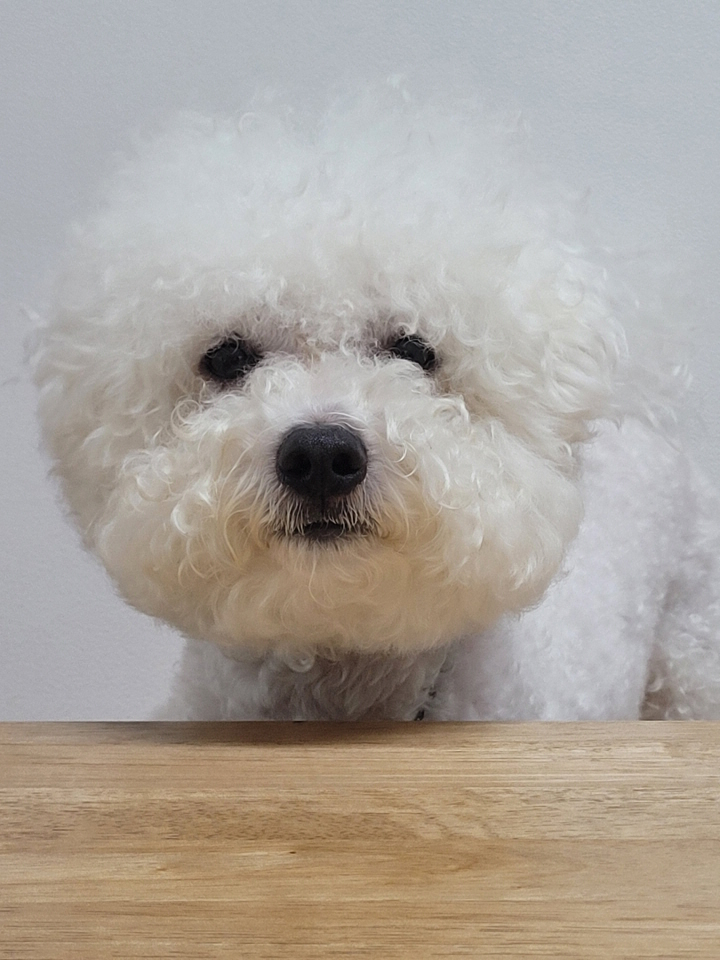
#> input picture dog.jpg, 720 x 960 px
$ python 'chap 146.py'   (older library calls are emulated)
#> lines starting #> are read from the running program, lines starting #| are printed output that depends on the picture
import cv2
import numpy as np
from matplotlib import pyplot as plt

# [18 lines of commented-out code are left out]

img = cv2.imread('dog.jpg',0)
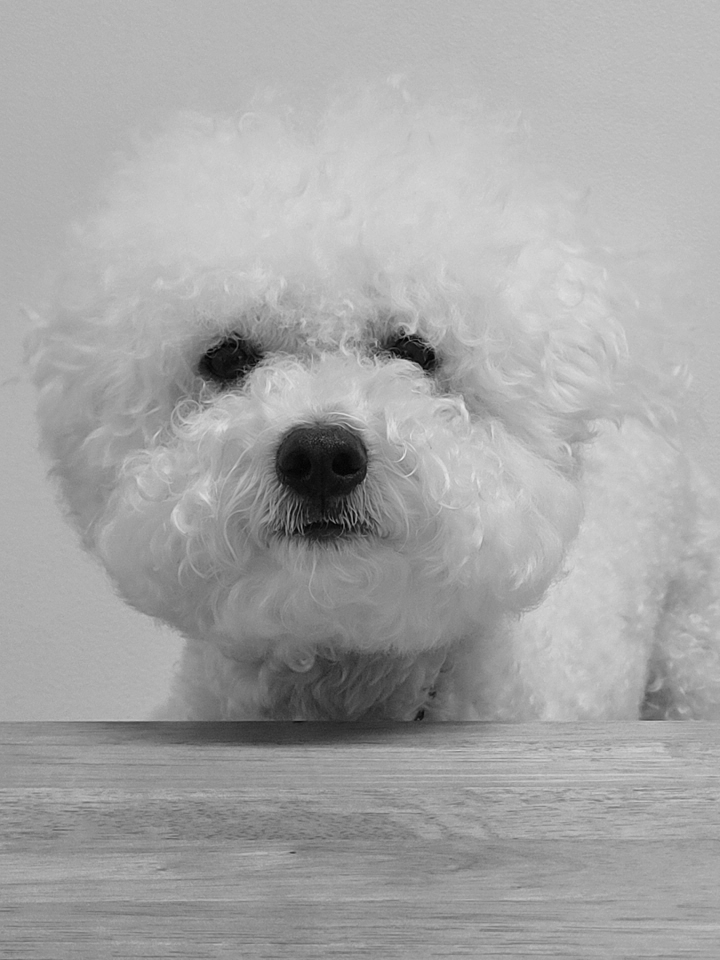
#> img: shape (960, 720); min 0, max 231, mean 165.8

sobelx8u = cv2.Sobel(img,cv2.CV_8U,1,0,ksize=5)
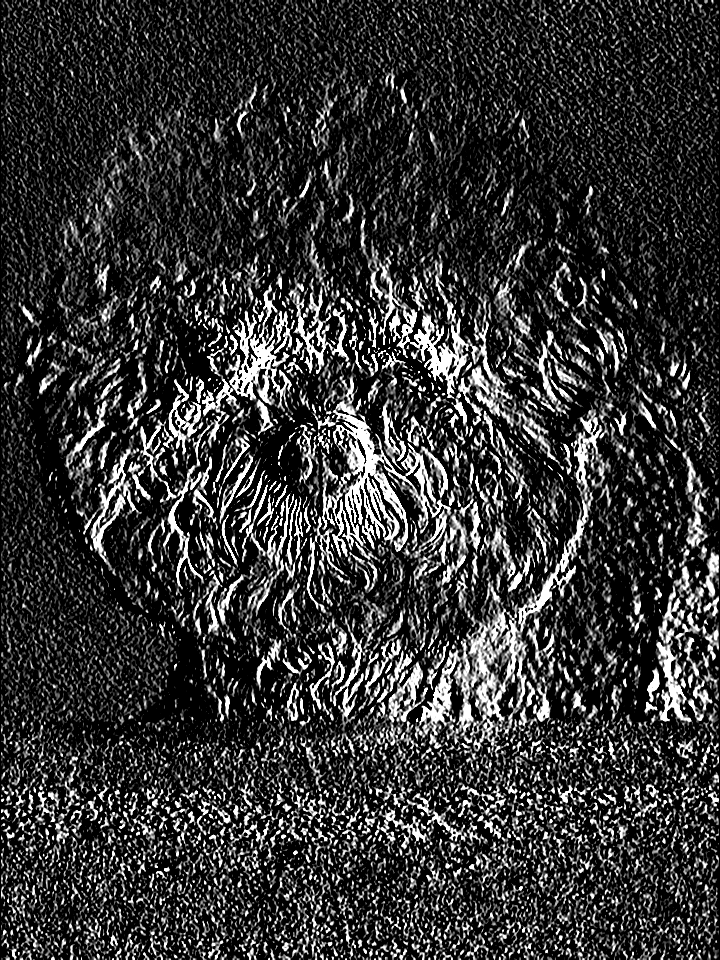
#> sobelx8u: shape (960, 720); min 0, max 255, mean 52.9
sobelx64f = cv2.Sobel(img,cv2.CV_64F,1,0,ksize=5)
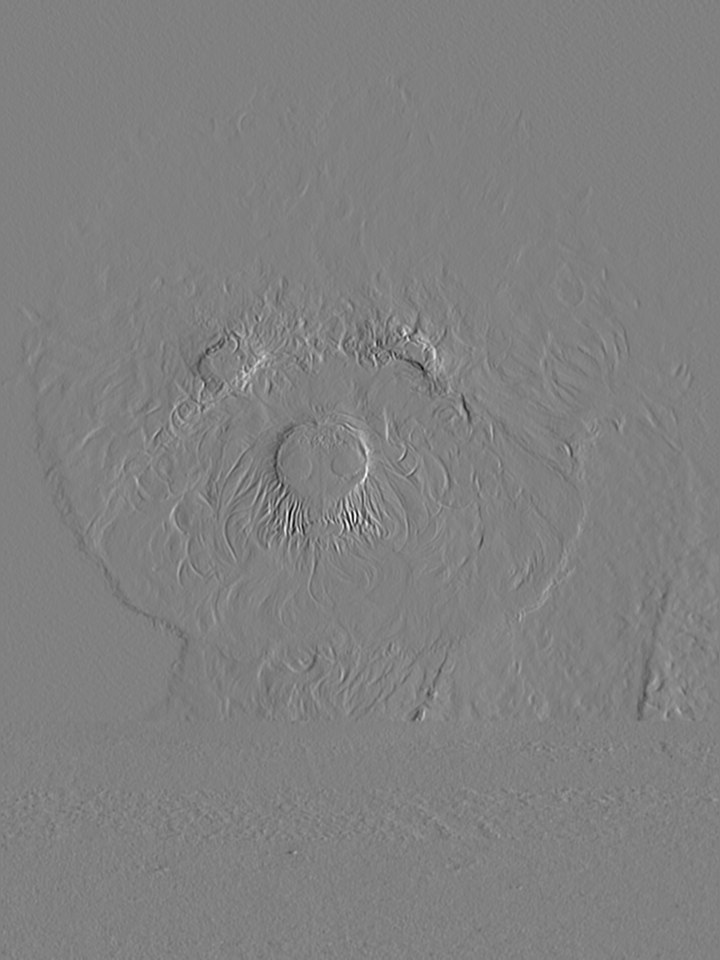
#> sobelx64f: shape (960, 720) float64; min -5179, max 5078, mean 2.1; drawn with min black and max white
abs_sobel64f = np.absolute(sobelx64f)
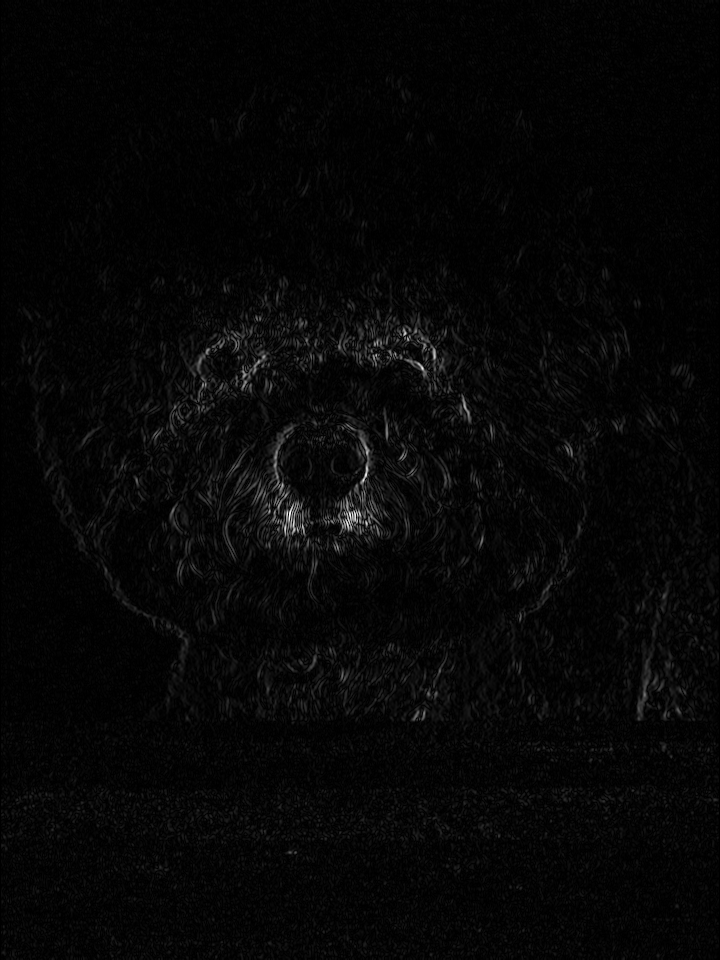
#> abs_sobel64f: shape (960, 720) float64; min 0, max 5179, mean 137.8; drawn with min black and max white
sobel_8u = np.uint8(abs_sobel64f)
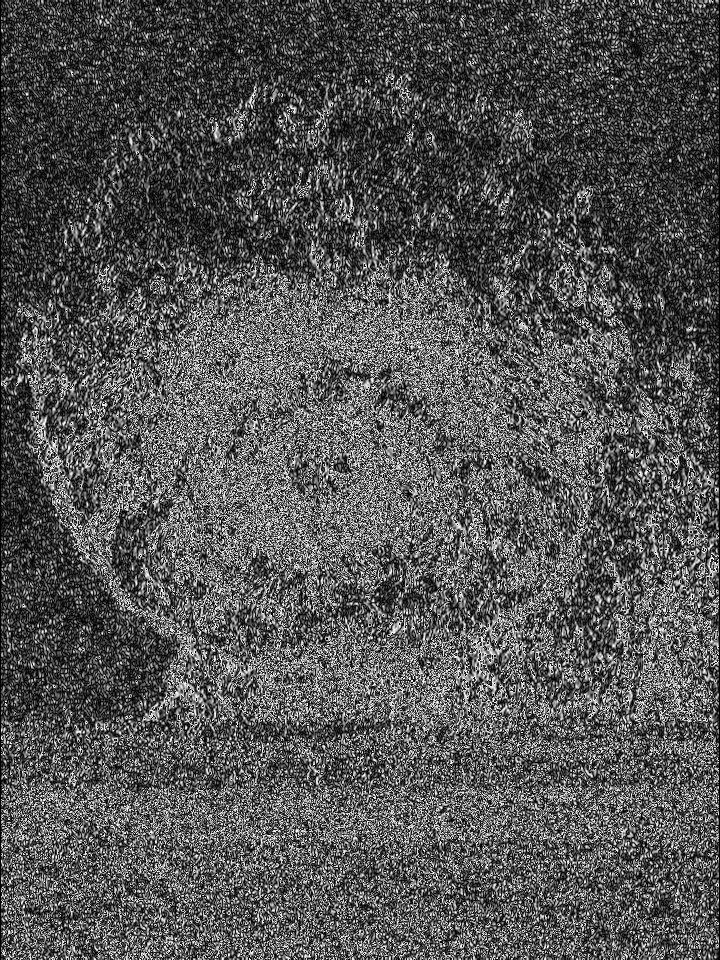
#> sobel_8u: shape (960, 720); min 0, max 255, mean 83.9

plt.subplot(1,3,1),plt.imshow(img,cmap = 'gray')
plt.title('Original'), plt.xticks([]), plt.yticks([])
plt.subplot(1,3,2),plt.imshow(sobelx8u,cmap = 'gray')
plt.title('Sobel CV_8U'), plt.xticks([]), plt.yticks([])
plt.subplot(1,3,3),plt.imshow(sobel_8u,cmap = 'gray')
plt.title('Sobel abs(CV_64F)'), plt.xticks([]), plt.yticks([])

plt.show()
